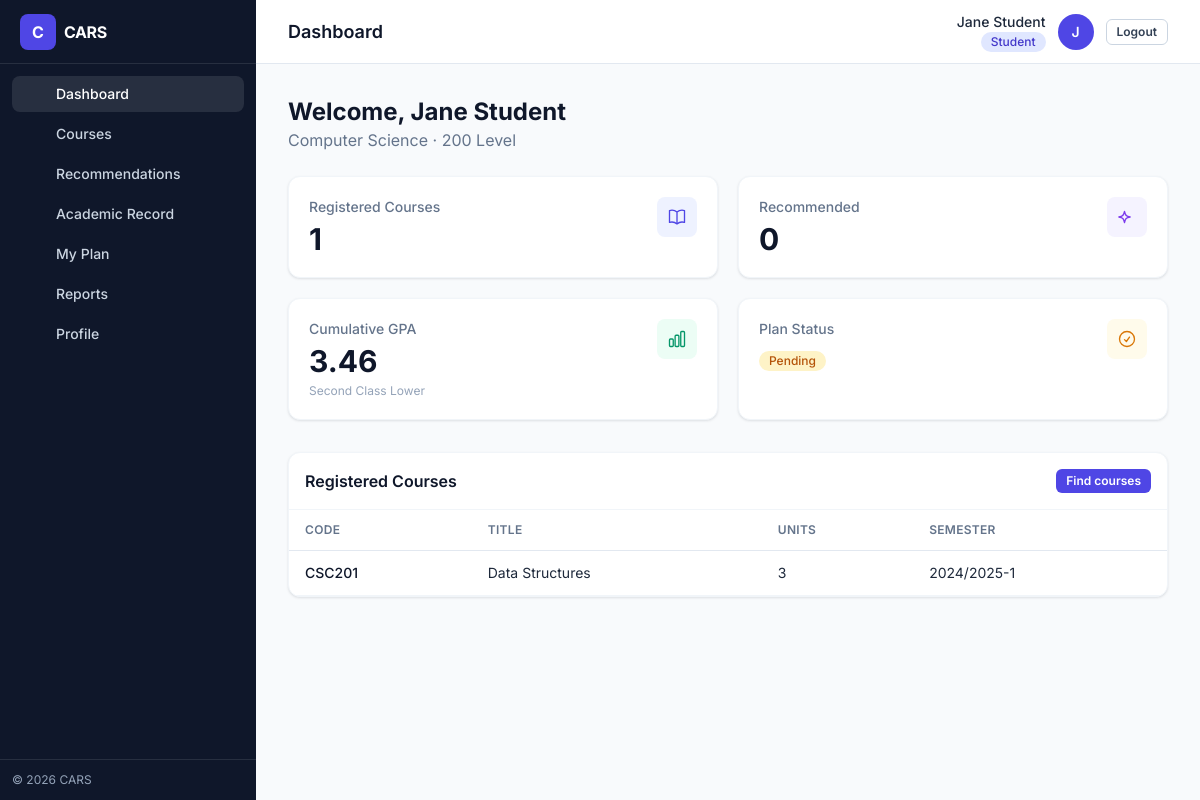
Page /frontend/pages/student_dashboard.php (signed in) on the committed database.
### tables this page shows
CREATE TABLE users (
    id INT AUTO_INCREMENT PRIMARY KEY,
    name VARCHAR(100) NOT NULL,
    email VARCHAR(100) NOT NULL UNIQUE,
    password VARCHAR(255) NOT NULL,
    role ENUM('student', 'advisor', 'admin') NOT NULL,
    department VARCHAR(100) NULL,
    level VARCHAR(20) NULL,
    created_at TIMESTAMP DEFAULT CURRENT_TIMESTAMP
);

CREATE TABLE approvals (
    id INT AUTO_INCREMENT PRIMARY KEY,
    student_id INT NOT NULL,
    advisor_id INT NULL,
    semester VARCHAR(20) NOT NULL,
    status ENUM('pending', 'approved', 'rejected') DEFAULT 'pending',
    comment VARCHAR(255) NULL,
    created_at TIMESTAMP DEFAULT CURRENT_TIMESTAMP,
    decided_at TIMESTAMP NULL,
    FOREIGN KEY (student_id) REFERENCES users(id) ON DELETE CASCADE,
    FOREIGN KEY (advisor_id) REFERENCES users(id) ON DELETE SET NULL,
    UNIQUE KEY unique_student_semester (student_id, semester)
);

CREATE TABLE registrations (
    id INT AUTO_INCREMENT PRIMARY KEY,
    student_id INT NOT NULL,
    course_id INT NOT NULL,
    semester VARCHAR(20) NOT NULL,
    registered_at TIMESTAMP DEFAULT CURRENT_TIMESTAMP,
    FOREIGN KEY (student_id) REFERENCES users(id) ON DELETE CASCADE,
    FOREIGN KEY (course_id) REFERENCES courses(id) ON DELETE CASCADE,
    UNIQUE KEY unique_registration (student_id, course_id, semester)
);

CREATE TABLE courses (
    id INT AUTO_INCREMENT PRIMARY KEY,
    code VARCHAR(20) NOT NULL UNIQUE,
    title VARCHAR(150) NOT NULL,
    credit_unit INT NOT NULL,
    department VARCHAR(100) NOT NULL,
    level VARCHAR(20) NOT NULL DEFAULT '100',
    semester ENUM('first', 'second', 'any') NOT NULL DEFAULT 'any',
    is_core TINYINT(1) NOT NULL DEFAULT 1,
    description TEXT NULL
);

### backend/config/database.php (called while the page is built, shortened)
<?php
function get_db_connection() {
    $conn = new mysqli(DB_HOST, DB_USER, DB_PASS, DB_NAME);
    $conn->set_charset('utf8mb4');
    return $conn;
}
?>

### backend/models/UserModel.php (called while the page is built, shortened)
<?php
require_once __DIR__ . '/../config/database.php';
class UserModel {
    private $conn;
    public function __construct() {
        $this->conn = get_db_connection();
    }
    public function findById($id) {
        $stmt = $this->conn->prepare("SELECT * FROM users WHERE id = ? LIMIT 1");
        $stmt->bind_param("i", $id);
        $stmt->execute();
        $result = $stmt->get_result();
        return $result->fetch_assoc();
    }
}

### backend/models/RegistrationModel.php (called while the page is built, shortened)
<?php
require_once __DIR__ . '/../config/database.php';
class RegistrationModel {
    private $conn;
    public function __construct() {
        $this->conn = get_db_connection();
    }
    public function getByStudent($student_id) {
        $stmt = $this->conn->prepare("SELECT r.*, c.code, c.title, c.credit_unit, c.department FROM registrations r JOIN courses c ON r.course_id = c.id WHERE r.student_id = ?");
        $stmt->bind_param("i", $student_id);
        $stmt->execute();
        return $stmt->get_result();
    }
}

### backend/models/RecommendationModel.php (called while the page is built, shortened)
<?php
require_once __DIR__ . '/../config/database.php';
class RecommendationModel {
    private $conn;
    public function __construct() {
        $this->conn = get_db_connection();
    }
    public function countByStudent($student_id) {
        $stmt = $this->conn->prepare("SELECT COUNT(*) AS c FROM recommendations WHERE student_id = ?");
        $stmt->bind_param("i", $student_id);
        $stmt->execute();
        return (int) $stmt->get_result()->fetch_assoc()['c'];
    }
}

### backend/models/AcademicRecordModel.php (called while the page is built, shortened)
<?php
require_once __DIR__ . '/../config/database.php';
class AcademicRecordModel {
    private $conn;
    public function __construct() {
        $this->conn = get_db_connection();
    }
    public function getGPA($student_id) {
        $stmt = $this->conn->prepare(
            "SELECT SUM(ar.grade_point * c.credit_unit) AS quality_points,
                    SUM(c.credit_unit) AS total_units
             FROM academic_records ar
             JOIN courses c ON ar.course_id = c.id
             WHERE ar.student_id = ?"
        );
        $stmt->bind_param("i", $student_id);
        $stmt->execute();
        $row = $stmt->get_result()->fetch_assoc();
        return round($row['quality_points'] / $row['total_units'], 2);
    }
}

### backend/config/app.php (called while the page is built, shortened)
<?php
function gpa_classification($gpa) {
    if ($gpa >= 2.40) return 'Second Class Lower';
    return 'Not classified';
}

### backend/controllers/ApprovalController.php (called while the page is built, shortened)
<?php
require_once __DIR__ . '/../models/ApprovalModel.php';
require_once __DIR__ . '/../models/UserModel.php';
class ApprovalController {
    private $approvalModel;
    public function __construct() {
        $this->approvalModel = new ApprovalModel();
    }
    public function getLatestForStudent($student_id) {
        return $this->approvalModel->getLatestForStudent($student_id);
    }
}

### backend/models/ApprovalModel.php (called while the page is built, shortened)
<?php
require_once __DIR__ . '/../config/database.php';
class ApprovalModel {
    private $conn;
    public function __construct() {
        $this->conn = get_db_connection();
    }
    public function getLatestForStudent($student_id) {
        $stmt = $this->conn->prepare(
            "SELECT a.*, adv.name AS advisor_name FROM approvals a
             LEFT JOIN users adv ON a.advisor_id = adv.id
             WHERE a.student_id = ? ORDER BY a.created_at DESC LIMIT 1"
        );
        $stmt->bind_param("i", $student_id);
        $stmt->execute();
        return $stmt->get_result()->fetch_assoc();
    }
}

### frontend/pages/student_dashboard.php (the view, shortened to what this page needs)
<?php
require_once '../../backend/config/app.php';
require_once '../../backend/models/UserModel.php';
require_once '../../backend/models/RegistrationModel.php';
require_once '../../backend/models/RecommendationModel.php';
require_once '../../backend/models/AcademicRecordModel.php';
require_once '../../backend/controllers/ApprovalController.php';
$student_id = $_SESSION['user_id'];
$userModel = new UserModel();
$registrationModel = new RegistrationModel();
$recommendationModel = new RecommendationModel();
$academicRecordModel = new AcademicRecordModel();
$approvalController = new ApprovalController();
$student = $userModel->findById($student_id);
$registrations = $registrationModel->getByStudent($student_id);
$registeredCount = $registrations->num_rows;
$recommendedCount = $recommendationModel->countByStudent($student_id);
$gpa = $academicRecordModel->getGPA($student_id);
$plan = $approvalController->getLatestForStudent($student_id);
$statusBadge = [
  'pending'  => 'bg-amber-100 text-amber-700',
  'approved' => 'bg-emerald-100 text-emerald-700',
  'rejected' => 'bg-rose-100 text-rose-700',
];
$planStatus = $plan['status'] ?? null;
include '../partials/shell_open.php';
?>
<div class="mb-6">
  <h2 class="text-2xl font-bold text-slate-900">Welcome, <?php echo htmlspecialchars($student['name']); ?></h2>
  <p class="text-slate-500">
    <?php echo htmlspecialchars($student['department'] ?? 'No department set'); ?>
    <?php echo $student['level'] ? ' &middot; ' . htmlspecialchars($student['level']) . ' Level' : ''; ?>
  </p>
</div>
<div class="grid grid-cols-1 sm:grid-cols-2 xl:grid-cols-4 gap-5 mb-8">
  <div class="stat">
    <div><div class="stat-label">Registered Courses</div><div class="stat-value"><?php echo $registeredCount; ?></div></div>
    <span class="inline-flex h-10 w-10 items-center justify-center rounded-lg bg-brand-50 text-brand-600"></span>
  </div>
  <div class="stat">
    <div><div class="stat-label">Recommended</div><div class="stat-value"><?php echo $recommendedCount; ?></div></div>
    <span class="inline-flex h-10 w-10 items-center justify-center rounded-lg bg-violet-50 text-violet-600"></span>
  </div>
  <div class="stat">
    <div><div class="stat-label">Cumulative GPA</div><div class="stat-value"><?php echo number_format($gpa, 2); ?></div>
      <div class="text-xs text-slate-400 mt-1"><?php echo htmlspecialchars(gpa_classification($gpa)); ?></div></div>
    <span class="inline-flex h-10 w-10 items-center justify-center rounded-lg bg-emerald-50 text-emerald-600"></span>
  </div>
  <div class="stat">
    <div><div class="stat-label">Plan Status</div>
      <div class="mt-2">
        <?php if ($planStatus): ?>
          <span class="badge <?php echo $statusBadge[$planStatus] ?? 'bg-slate-100 text-slate-700'; ?> capitalize"><?php echo htmlspecialchars($planStatus); ?></span>
        <?php else: ?>
          <span class="badge bg-slate-100 text-slate-600">Not submitted</span>
        <?php endif; ?>
      </div>
    </div>
    <span class="inline-flex h-10 w-10 items-center justify-center rounded-lg bg-amber-50 text-amber-600"><svg class="w-5 h-5" fill="none" stroke="currentColor" stroke-width="1.6" viewBox="0 0 24 24"><path stroke-linecap="round" stroke-linejoin="round" d="M9 12.75L11.25 15 15 9.75M21 12a9 9 0 11-18 0 9 9 0 0118 0z"/></svg></span>
  </div>
</div>
<div class="card p-0 overflow-hidden">
  <div class="flex items-center justify-between p-4 border-b border-slate-100">
    <h3 class="font-semibold text-slate-900">Registered Courses</h3>
    <a href="/frontend/pages/recommendations.php" class="btn-primary btn-sm">Find courses</a>
  </div>
  <div class="overflow-x-auto">
    <table class="table">
      <thead><tr><th>Code</th><th>Title</th><th>Units</th><th>Semester</th></tr></thead>
      <tbody>
        <?php if ($registeredCount === 0): ?>
          <tr><td colspan="4" class="text-center text-slate-400 py-8">You have not registered for any courses yet.</td></tr>
        <?php else: ?>
          <?php while ($row = $registrations->fetch_assoc()): ?>
            <tr>
              <td class="font-medium text-slate-900"><?php echo htmlspecialchars($row['code']); ?></td>
              <td><?php echo htmlspecialchars($row['title']); ?></td>
              <td><?php echo htmlspecialchars($row['credit_unit']); ?></td>
              <td><?php echo htmlspecialchars($row['semester']); ?></td>
            </tr>
          <?php endwhile; ?>
        <?php endif; ?>
      </tbody>
    </table>
  </div>
</div>
<?php include '../partials/shell_close.php'; ?>

### rows in the picture
users: name "Jane Student", department "Computer Science", level "200"
approvals: status "Pending"
registrations: course.code "CSC201", course.title "Data Structures", course.credit_unit "3", semester "2024/2025-1"

### other values in the picture
$label "Dashboard"
$label "Courses"
$label "Recommendations"
$label "Academic Record"
$label "My Plan"
$label "Reports"
$label "Profile"
$pageTitle "Dashboard"
$name "Jane Student"
$role "Student"
$initials "J"
$registeredCount "1"
$recommendedCount "0"
$gpa "3.46"
gpa_classification($gpa) "Second Class Lower"
